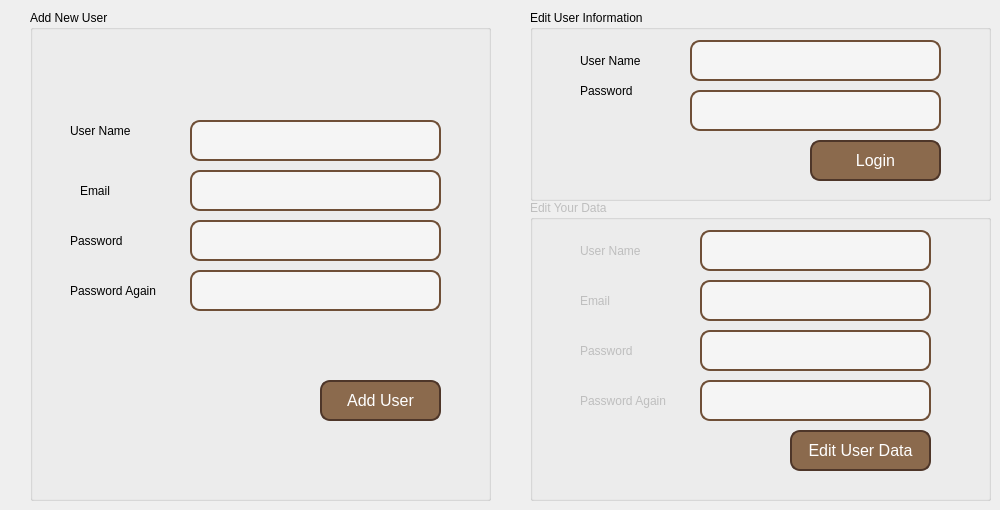
    <widget class="QWidget" name="tab_3">
     <attribute name="title">
      <string>Page</string>
     </attribute>
     <widget class="QGroupBox" name="groupBox">
      <property name="geometry">
       <rect>
        <x>30</x>
        <y>10</y>
        <width>461</width>
        <height>491</height>
       </rect>
      </property>
      <property name="title">
       <string>Add New User</string>
      </property>
      <widget class="QLabel" name="label_16">
       <property name="geometry">
        <rect>
         <x>40</x>
         <y>110</y>
         <width>81</width>
         <height>21</height>
        </rect>
       </property>
       <property name="text">
        <string>User Name</string>
       </property>
      </widget>
      <widget class="QLabel" name="label_17">
       <property name="geometry">
        <rect>
         <x>40</x>
         <y>220</y>
         <width>81</width>
         <height>21</height>
        </rect>
       </property>
       <property name="text">
        <string>Password</string>
       </property>
      </widget>
      <widget class="QLabel" name="label_18">
       <property name="geometry">
        <rect>
         <x>40</x>
         <y>270</y>
         <width>101</width>
         <height>21</height>
        </rect>
       </property>
       <property name="text">
        <string>Password Again</string>
       </property>
      </widget>
      <widget class="QLabel" name="label_19">
       <property name="geometry">
        <rect>
         <x>50</x>
         <y>170</y>
         <width>81</width>
         <height>21</height>
        </rect>
       </property>
       <property name="text">
        <string>Email</string>
       </property>
      </widget>
      <widget class="QLineEdit" name="lineEdit_9">
       <property name="geometry">
        <rect>
         <x>160</x>
         <y>110</y>
         <width>251</width>
         <height>41</height>
        </rect>
       </property>
       <property name="styleSheet">
        <string notr="true">QLineEdit {
    background-color: #f5f5f5; /* Светлый фон */
    border: 2px solid #6F4F37; /* Кофейная граница */
    border-radius: 10px; /* Скругленные углы */
    padding: 10px;
    font-size: 16px;
    color: #333; /* Темный цвет текста */
}
QLineEdit:focus {
    border: 2px solid #7F5B3C; /* Изменение границы при фокусе */
}</string>
       </property>
      </widget>
      <widget class="QLineEdit" name="lineEdit_10">
       <property name="geometry">
        <rect>
         <x>160</x>
         <y>160</y>
         <width>251</width>
         <height>41</height>
        </rect>
       </property>
       <property name="styleSheet">
        <string notr="true">QLineEdit {
    background-color: #f5f5f5; /* Светлый фон */
    border: 2px solid #6F4F37; /* Кофейная граница */
    border-radius: 10px; /* Скругленные углы */
    padding: 10px;
    font-size: 16px;
    color: #333; /* Темный цвет текста */
}
QLineEdit:focus {
    border: 2px solid #7F5B3C; /* Изменение границы при фокусе */
}</string>
       </property>
      </widget>
      <widget class="QLineEdit" name="lineEdit_11">
       <property name="geometry">
        <rect>
         <x>160</x>
         <y>210</y>
         <width>251</width>
         <height>41</height>
        </rect>
       </property>
       <property name="styleSheet">
        <string notr="true">QLineEdit {
    background-color: #f5f5f5; /* Светлый фон */
    border: 2px solid #6F4F37; /* Кофейная граница */
    border-radius: 10px; /* Скругленные углы */
    padding: 10px;
    font-size: 16px;
    color: #333; /* Темный цвет текста */
}
QLineEdit:focus {
    border: 2px solid #7F5B3C; /* Изменение границы при фокусе */
}</string>
       </property>
       <property name="echoMode">
        <enum>QLineEdit::Password</enum>
       </property>
      </widget>
      <widget class="QLineEdit" name="lineEdit_12">
       <property name="geometry">
        <rect>
         <x>160</x>
         <y>260</y>
         <width>251</width>
         <height>41</height>
        </rect>
       </property>
       <property name="styleSheet">
        <string notr="true">QLineEdit {
    background-color: #f5f5f5; /* Светлый фон */
    border: 2px solid #6F4F37; /* Кофейная граница */
    border-radius: 10px; /* Скругленные углы */
    padding: 10px;
    font-size: 16px;
    color: #333; /* Темный цвет текста */
}
QLineEdit:focus {
    border: 2px solid #7F5B3C; /* Изменение границы при фокусе */
}</string>
       </property>
       <property name="echoMode">
        <enum>QLineEdit::Password</enum>
       </property>
      </widget>
      <widget class="QPushButton" name="pushButton_11">
       <property name="geometry">
        <rect>
         <x>290</x>
         <y>370</y>
         <width>121</width>
         <height>41</height>
        </rect>
       </property>
       <property name="styleSheet">
        <string notr="true">QPushButton {
    background-color: #8B6A4D; /* более светлый кофейный цвет */
    color: white;
    border: 2px solid #4E3629;
    border-radius: 10px;
    font-size: 16px;
    padding: 10px;
}

QPushButton:hover {
    background-color: #9C7A5C; /* светлый оттенок для hover */
}</string>
       </property>
       <property name="text">
        <string>Add User</string>
       </property>
      </widget>
      <widget class="QLabel" name="label_30">
       <property name="geometry">
        <rect>
         <x>90</x>
         <y>310</y>
         <width>321</width>
         <height>31</height>
        </rect>
       </property>
       <property name="font">
        <font>
         <family>Segoe UI</family>
         <pointsize>16</pointsize>
        </font>
       </property>
       <property name="text">
        <string/>
       </property>
      </widget>
     </widget>
     <widget class="QGroupBox" name="groupBox_2">
      <property name="geometry">
       <rect>
        <x>530</x>
        <y>10</y>
        <width>461</width>
        <height>191</height>
       </rect>
      </property>
      <property name="title">
       <string>Edit User Information</string>
      </property>
      <widget class="QLineEdit" name="lineEdit_13">
       <property name="geometry">
        <rect>
         <x>160</x>
         <y>80</y>
         <width>251</width>
         <height>41</height>
        </rect>
       </property>
       <property name="styleSheet">
        <string notr="true">QLineEdit {
    background-color: #f5f5f5; /* Светлый фон */
    border: 2px solid #6F4F37; /* Кофейная граница */
    border-radius: 10px; /* Скругленные углы */
    padding: 10px;
    font-size: 16px;
    color: #333; /* Темный цвет текста */
}
QLineEdit:focus {
    border: 2px solid #7F5B3C; /* Изменение границы при фокусе */
}</string>
       </property>
       <property name="echoMode">
        <enum>QLineEdit::Password</enum>
       </property>
      </widget>
      <widget class="QLabel" name="label_20">
       <property name="geometry">
        <rect>
         <x>50</x>
         <y>70</y>
         <width>81</width>
         <height>21</height>
        </rect>
       </property>
       <property name="text">
        <string>Password</string>
       </property>
      </widget>
      <widget class="QLabel" name="label_21">
       <property name="geometry">
        <rect>
         <x>50</x>
         <y>40</y>
         <width>81</width>
         <height>21</height>
        </rect>
       </property>
       <property name="text">
        <string>User Name</string>
       </property>
      </widget>
      <widget class="QLineEdit" name="lineEdit_14">
       <property name="geometry">
        <rect>
         <x>160</x>
         <y>30</y>
         <width>251</width>
         <height>41</height>
        </rect>
       </property>
       <property name="styleSheet">
        <string notr="true">QLineEdit {
    background-color: #f5f5f5; /* Светлый фон */
    border: 2px solid #6F4F37; /* Кофейная граница */
    border-radius: 10px; /* Скругленные углы */
    padding: 10px;
    font-size: 16px;
    color: #333; /* Темный цвет текста */
}
QLineEdit:focus {
    border: 2px solid #7F5B3C; /* Изменение границы при фокусе */
}</string>
       </property>
      </widget>
      <widget class="QPushButton" name="pushButton_12">
       <property name="geometry">
        <rect>
         <x>280</x>
         <y>130</y>
         <width>131</width>
         <height>41</height>
        </rect>
       </property>
       <property name="styleSheet">
        <string notr="true">QPushButton {
    background-color: #8B6A4D; /* более светлый кофейный цвет */
    color: white;
    border: 2px solid #4E3629;
    border-radius: 10px;
    font-size: 16px;
    padding: 10px;
}

QPushButton:hover {
    background-color: #9C7A5C; /* светлый оттенок для hover */
}</string>
       </property>
       <property name="text">
        <string>Login</string>
       </property>
      </widget>
     </widget>
     <widget class="QGroupBox" name="groupBox_4">
      <property name="enabled">
       <bool>false</bool>
      </property>
      <property name="geometry">
       <rect>
        <x>530</x>
        <y>200</y>
        <width>461</width>
        <height>301</height>
       </rect>
      </property>
      <property name="title">
       <string>Edit Your Data</string>
      </property>
      <widget class="QLabel" name="label_23">
       <property name="geometry">
        <rect>
         <x>50</x>
         <y>140</y>
         <width>81</width>
         <height>21</height>
        </rect>
       </property>
       <property name="text">
        <string>Password</string>
       </property>
      </widget>
      <widget class="QLabel" name="label_25">
       <property name="geometry">
        <rect>
         <x>50</x>
         <y>40</y>
         <width>81</width>
         <height>21</height>
        </rect>
       </property>
       <property name="text">
        <string>User Name</string>
       </property>
      </widget>
      <widget class="QLabel" name="label_22">
       <property name="geometry">
        <rect>
         <x>50</x>
         <y>190</y>
         <width>121</width>
         <height>21</height>
        </rect>
       </property>
       <property name="text">
        <string>Password Again</string>
       </property>
      </widget>
      <widget class="QLabel" name="label_24">
       <property name="geometry">
        <rect>
         <x>50</x>
         <y>90</y>
         <width>81</width>
         <height>21</height>
        </rect>
       </property>
       <property name="text">
        <string>Email</string>
       </property>
      </widget>
      <widget class="QPushButton" name="pushButton_13">
       <property name="geometry">
        <rect>
         <x>260</x>
         <y>230</y>
         <width>141</width>
         <height>41</height>
        </rect>
       </property>
       <property name="styleSheet">
        <string notr="true">QPushButton {
    background-color: #8B6A4D; /* более светлый кофейный цвет */
    color: white;
    border: 2px solid #4E3629;
    border-radius: 10px;
    font-size: 16px;
    padding: 10px;
}

QPushButton:hover {
    background-color: #9C7A5C; /* светлый оттенок для hover */
}</string>
       </property>
       <property name="text">
        <string>Edit User Data</string>
       </property>
      </widget>
      <widget class="QLineEdit" name="lineEdit_17">
       <property name="geometry">
        <rect>
         <x>170</x>
         <y>30</y>
         <width>231</width>
         <height>41</height>
        </rect>
       </property>
       <property name="styleSheet">
        <string notr="true">QLineEdit {
    background-color: #f5f5f5; /* Светлый фон */
    border: 2px solid #6F4F37; /* Кофейная граница */
    border-radius: 10px; /* Скругленные углы */
    padding: 10px;
    font-size: 16px;
    color: #333; /* Темный цвет текста */
}
QLineEdit:focus {
    border: 2px solid #7F5B3C; /* Изменение границы при фокусе */
}</string>
       </property>
      </widget>
      <widget class="QLineEdit" name="lineEdit_15">
       <property name="geometry">
        <rect>
         <x>170</x>
         <y>80</y>
         <width>231</width>
         <height>41</height>
        </rect>
       </property>
       <property name="styleSheet">
        <string notr="true">QLineEdit {
    background-color: #f5f5f5; /* Светлый фон */
    border: 2px solid #6F4F37; /* Кофейная граница */
    border-radius: 10px; /* Скругленные углы */
    padding: 10px;
    font-size: 16px;
    color: #333; /* Темный цвет текста */
}
QLineEdit:focus {
    border: 2px solid #7F5B3C; /* Изменение границы при фокусе */
}</string>
       </property>
      </widget>
      <widget class="QLineEdit" name="lineEdit_16">
       <property name="geometry">
        <rect>
         <x>170</x>
         <y>130</y>
         <width>231</width>
         <height>41</height>
        </rect>
       </property>
       <property name="styleSheet">
        <string notr="true">QLineEdit {
    background-color: #f5f5f5; /* Светлый фон */
    border: 2px solid #6F4F37; /* Кофейная граница */
    border-radius: 10px; /* Скругленные углы */
    padding: 10px;
    font-size: 16px;
    color: #333; /* Темный цвет текста */
}
QLineEdit:focus {
    border: 2px solid #7F5B3C; /* Изменение границы при фокусе */
}</string>
       </property>
       <property name="echoMode">
        <enum>QLineEdit::Password</enum>
       </property>
      </widget>
      <widget class="QLineEdit" name="lineEdit_18">
       <property name="geometry">
        <rect>
         <x>170</x>
         <y>180</y>
         <width>231</width>
         <height>41</height>
        </rect>
       </property>
       <property name="styleSheet">
        <string notr="true">QLineEdit {
    background-color: #f5f5f5; /* Светлый фон */
    border: 2px solid #6F4F37; /* Кофейная граница */
    border-radius: 10px; /* Скругленные углы */
    padding: 10px;
    font-size: 16px;
    color: #333; /* Темный цвет текста */
}
QLineEdit:focus {
    border: 2px solid #7F5B3C; /* Изменение границы при фокусе */
}</string>
       </property>
       <property name="echoMode">
        <enum>QLineEdit::Password</enum>
       </property>
      </widget>
     </widget>
    </widget>
